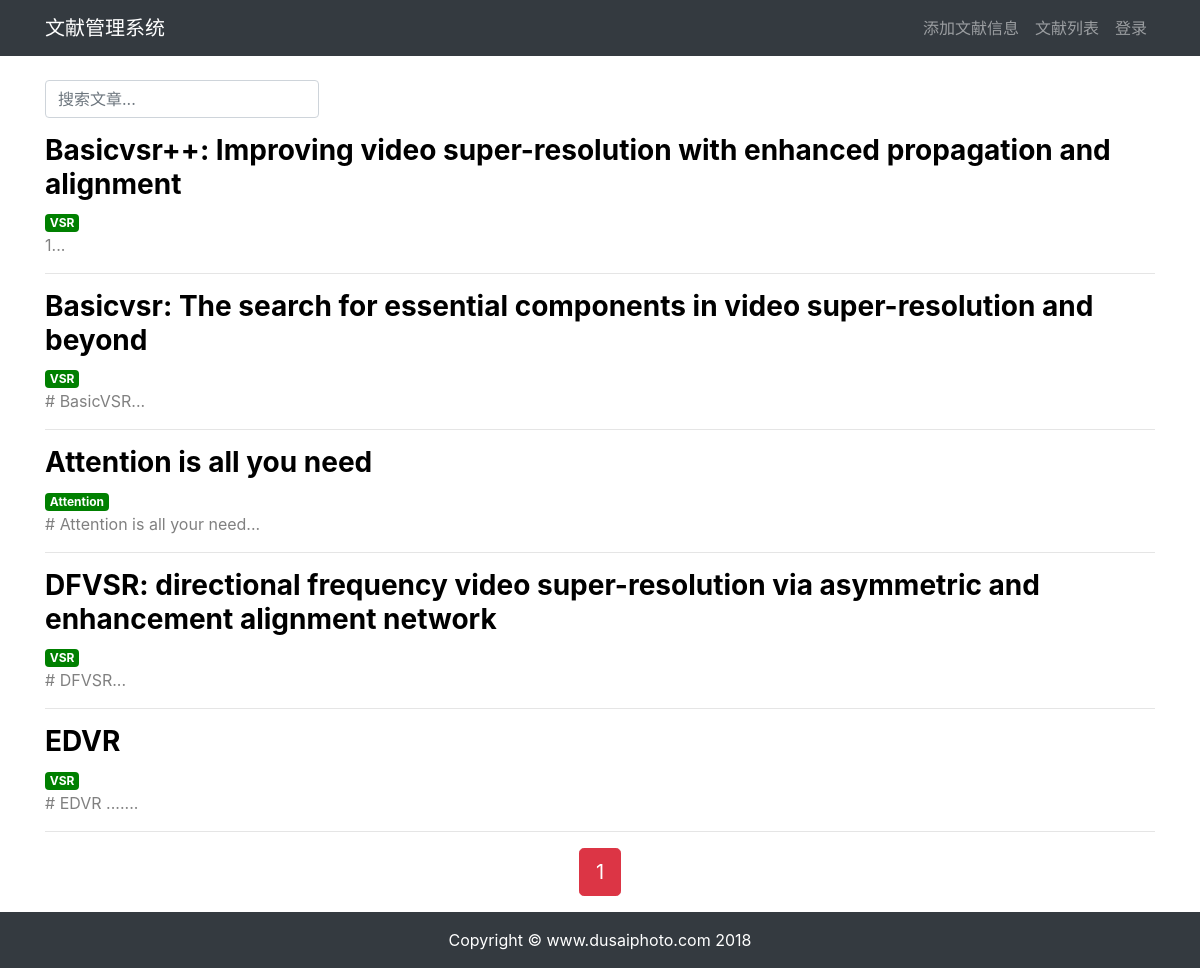
Page /article/article-list/ on the committed database.
### article/models.py (models this page shows, shortened)
class PaperInfo(models.Model):
    title = models.CharField(max_length=100)  # 文章标题
    author = models.CharField(max_length=100, blank=True)
    paper_author = models.CharField(max_length=100)  # 文章的作者/团队
    source = models.CharField(max_length=100)  # 文章的来源：期刊or会议
    reference = models.CharField(max_length=500, blank=True)  # 参考文献
    pdf_file = models.FileField(upload_to="pdfFiles/", blank=True)  # pdf
    tags = TaggableManager(blank=True)
    body = models.TextField()
    created = models.DateTimeField(default=timezone.now)
    updated = models.DateTimeField(auto_now=True)
    class Meta:
        ordering = ('-created',)

### article/views.py (the view)
# urls.py: path('article-list/', views.article_list, name='article_list'),
def article_list(request):
    search = request.GET.get('search')
    tag = request.GET.get('tag')
    articles_list = PaperInfo.objects.all()
    if search:
        articles_list = articles_list.filter(
            Q(title__icontains=search) |
            Q(body__icontains=search)
        )
    else:
        search = ''
    if tag and tag != 'None':
        articles_list = articles_list.filter(tags__name__in=[tag])
    paginator = Paginator(articles_list, 5)
    page = request.GET.get('page')
    articles = paginator.get_page(page)
    context = {
        'articles': articles,
        'search': search,
        'tag': tag,
    }
    return render(request, 'article/list.html', context)

### templates/article/list.html (shortened to what this page needs)
{% extends "base.html" %}
{% load static %}
{% block content %}
    <br>
    <div class="container">
        <div class="row">
            <div class="col-auto mr-auto">
                <form class="form-inline">
                    <input type="text"
                           class="form-control mb-2 mr-sm-2"
                           name="search"
                           placeholder="搜索文章..."
                           required
                    >
                </form>
            </div>
        </div>
        <div class="row mt-2">
            {% for article in articles %}
                <div class="col-12">
                    <h3>
                        <b>
                            <a href="{% url 'article:article_detail' article.id %}"
                               style="color: black;"
                            >
                                {{ article.title }}
                            </a>
                        </b>
                    </h3>
                    <span>
                        {% for tag in article.tags.all %}
                            <a href="{% url 'article:article_list' %}?tag={{ tag }}"
                               class="badge badge-primary"
                               style="background: green"
                            >
                                {{ tag }}
                            </a>
                        {% endfor %}
                    </span>
                    <div>
                        <p style="color: gray;">
                            {{ article.body|slice:'100' }}...
                        </p>
                    </div>
                    <hr>
                </div>
            {% endfor %}
        </div>
        <div class="pagination row">
            <div class="m-auto">
        <span class="step-links">
            <span class="current btn btn-danger btn-lg">
                {{ articles.number }}
            </span>
        </span>
            </div>
        </div>
    </div>
{% endblock content %}

### rows in the picture
PaperInfo: title "Basicvsr++: Improving video super-resolution with enhanced propagation and alignment", body "1"
Tag: name "VSR"
PaperInfo: title "Basicvsr: The search for essential components in video super-resolution and beyond", body "# BasicVSR"
PaperInfo: title "Attention is all you need", body "# Attention is all your need"
Tag: name "Attention"
PaperInfo: title "DFVSR: directional frequency video super-resolution via asymmetric and enhancement alignment network", body "# DFVSR"
PaperInfo: title "EDVR", body "# EDVR ...."

### other values in the picture
{{ articles.number }} "1"
